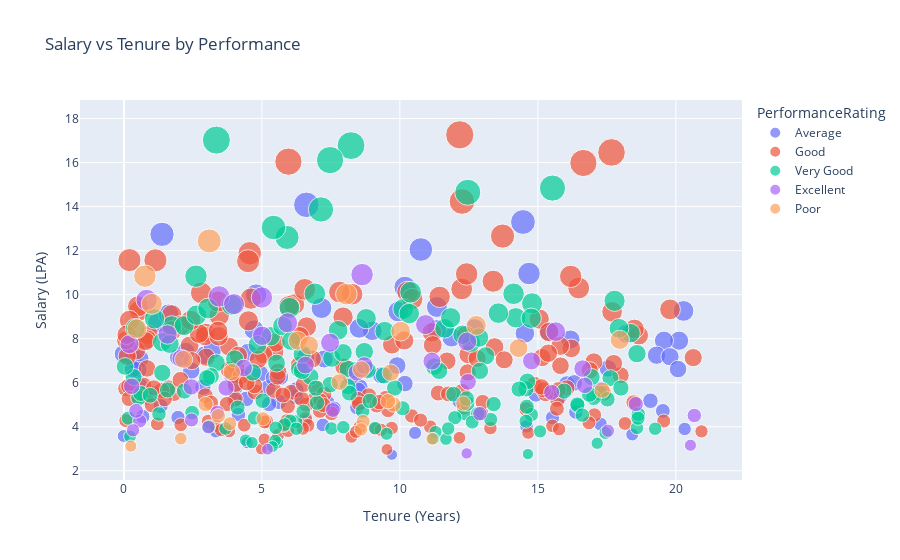

The notebook cell saved with this chart:
### Markdown cell above
###### Tenure vs Salary (Scatter Plot)
To analyze the relationship between experience and salary,
Highlights whether longer tenure leads to higher pay and how performance impacts salary.

### Code cell
#plt.figure(figsize=(8,5))
#sns.scatterplot(data=df,x="TenureYears",y="Salary_LPA",hue="PerformanceRating", palette="Set2", s=100 )
#plt.title("Salary vs Tenure Colored by Performance")
#plt.legend(title="PerformanceRating", bbox_to_anchor=(1.05, 1), loc='upper left')
#plt.xlabel("Tenure (Years)")
#plt.ylabel("Salary (LPA)")
#plt.show()

fig = px.scatter(
    df,
    x="TenureYears",
    y="Salary_LPA",
    color="PerformanceRating",
    size="Salary_LPA",
    hover_name="EmployeeName",
    title="Salary vs Tenure by Performance"
)
fig.update_layout(
    xaxis_title="Tenure (Years)",
    yaxis_title="Salary (LPA)"
)
fig.show()

### Figure 1 — Plotly figure (JSON) as saved in the notebook; plotly's stock layout.template omitted (floating-point values rounded to 4 significant figures; data arrays with more than 128 entries replaced by an {"elided": "..."} marker saying what was removed)
{"data": [{"hovertemplate": "<b>%{hovertext}</b><br><br>PerformanceRating=Average<br>TenureYears=%{x}<br>Salary_LPA=%{marker.size}<extra></extra>", "hovertext": ["Rahul Patel", "Vivaan Nair", "Pooja Gupta", "Neha Sharma", "Kavya Singh", "Siddharth Mehta", "Kunal Gupta", "Kunal Patel", "Kunal Gupta", "Aarav Patel", "Ananya Bose", "Rahul Bose", "Kunal Kapoor", "Arjun Reddy", "Ritika Nair", "Kavya Jain", "Vivaan Mishra", "Aditya Roy", "Aarav Reddy", "Nisha Singh", "Reyansh Jain", "Sai Kumar", "Aarav Patel", "Reyansh Mehta", "Kavya Patel", "Nisha Bose", "Aditya Kumar", "Vihaan Chatterjee", "Neha Mehta", "Kavya Kapoor", "Vihaan Iyer", "Saanvi Singh", "Rohan Reddy", "Arushi Nair", "Sunita Chatterjee", "Kavya Jain", "Ananya Das", "Ananya Mehta", "Vivaan Das", "Sunita Singh", "Nisha Reddy", "Priya Verma", "Nisha Gupta", "Kavya Kapoor", "Kunal Singh", "Vivaan Nair", "Aarav Verma", "Isha Sharma", "Saanvi Roy", "Meera Ghosh", "Karan Nair", "Vivaan Verma", "Neha Gupta", "Kavya Kapoor", "Rohan Roy", "Priya Gupta", "Saanvi Mishra", "Aadhya Mishra", "Kabir Kumar", "Vihaan Gupta", "Vivaan Jain", "Saanvi Mehta", "Meera Mehta", "Nisha Ghosh", "Pooja Das", "Reyansh Mishra", "Aarav Das", "Ananya Patel", "Meera Sharma", "Rahul Verma", "Arushi Verma", "Amit Chatterjee", "Rahul Iyer", "Aadhya Roy", "Kavya Malhotra", "Nisha Malhotra", "Meera Ghosh", "Siddharth Mehta", "Ankit Mishra", "Aarav Mehta", "Ritika Das", "Sai Verma", "Aarav Malhotra", "Nisha Malhotra", "Amit Iyer", "Saanvi Mehta", "Rahul Banerjee", "Amit Reddy", "Karan Bose", "Arushi Gupta", "Aditya Roy", "Sunita Chatterjee"], "legendgroup": "Average", "marker": {"color": "#636efa", "size": [5.94, 7.08, 5.35, 3.79, 5.37, 5.26, 5.86, 5.8, 8.23, 13.3, 7.91, 8.34, 8.41, 9.44, 5.76, 7.15, 6.65, 5.1, 6.42, 7.07, 14.08, 7.91, 6.62, 7.25, 8.36, 7.09, 12.74, 8.06, 5.18, 8.47, 7.31, 4.02, 7.96, 5.52, 7.16, 10.96, 8.73, 5.96, 3.9, 8.42, 10.34, 4.46, 8.46, 7.49, 5.68, 9.39, 4.42, 5.66, 4.94, 5.99, 7.42, 5.82, 7.37, 6.28, 5.48, 7.25, 6.34, 5.7, 5.21, 4.88, 4.83, 4.55, 4.41, 5.13, 5.8, 3.65, 6.21, 3.58, 4.67, 3.72, 6.26, 6.34, 9.23, 6.58, 8.24, 5.03, 9.26, 4.26, 12.05, 6.55, 7.18, 6.62, 6.78, 4.72, 6.62, 2.73, 4.12, 9.11, 5.18, 3.28, 10, 4.08], "sizemode": "area", "sizeref": 0.04315, "symbol": "circle"}, "mode": "markers", "name": "Average", "orientation": "v", "showlegend": true, "type": "scatter", "x": [16.05, 7.26, 6.24, 3.33, 15.79, 4.43, 0.58, 8.55, 18.22, 14.46, 20.12, 15.39, 4.71, 11.34, 5.21, 1.98, 17.54, 7.37, 4.93, 0.34, 6.61, 19.57, 8.77, 2.92, 9, 0.58, 1.38, 11.87, 12.16, 8.52, -0.02, 14.59, 16.18, 1.08, 6.58, 14.68, 1.23, 10.18, 20.32, 11.34, 10.18, 0.68, 12.7, 3.2, 6.24, 7.16, 1.96, 8.49, 1.33, 16.32, 2.24, 4.04, 4.5, 8.23, 14.93, 19.3, 3.92, 17.26, 4, 8.45, 7.61, 4.15, 15.53, 5.62, 2.86, 18.42, 5.43, -0.01, 16.38, 10.55, 5.66, 9.32, 9.94, 0.52, 14.53, 5.26, 20.28, 6.59, 10.76, 2.44, 19.79, 0.33, 9.9, 19.53, 20.08, 9.71, 17.27, 1.62, 19.08, 4.47, 4.79, 7.21], "xaxis": "x", "y": [5.94, 7.08, 5.35, 3.79, 5.37, 5.26, 5.86, 5.8, 8.23, 13.3, 7.91, 8.34, 8.41, 9.44, 5.76, 7.15, 6.65, 5.1, 6.42, 7.07, 14.08, 7.91, 6.62, 7.25, 8.36, 7.09, 12.74, 8.06, 5.18, 8.47, 7.31, 4.02, 7.96, 5.52, 7.16, 10.96, 8.73, 5.96, 3.9, 8.42, 10.34, 4.46, 8.46, 7.49, 5.68, 9.39, 4.42, 5.66, 4.94, 5.99, 7.42, 5.82, 7.37, 6.28, 5.48, 7.25, 6.34, 5.7, 5.21, 4.88, 4.83, 4.55, 4.41, 5.13, 5.8, 3.65, 6.21, 3.58, 4.67, 3.72, 6.26, 6.34, 9.23, 6.58, 8.24, 5.03, 9.26, 4.26, 12.05, 6.55, 7.18, 6.62, 6.78, 4.72, 6.62, 2.73, 4.12, 9.11, 5.18, 3.28, 10, 4.08], "yaxis": "y"}, {"hovertemplate": "<b>%{hovertext}</b><br><br>PerformanceRating=Good<br>TenureYears=%{x}<br>Salary_LPA=%{marker.size}<extra></extra>", "hovertext": {"elided": "194 str values"}, "legendgroup": "Good", "marker": {"color": "#EF553B", "size": {"elided": "194 float values"}, "sizemode": "area", "sizeref": 0.04315, "symbol": "circle"}, "mode": "markers", "name": "Good", "orientation": "v", "showlegend": true, "type": "scatter", "x": {"elided": "194 float values"}, "xaxis": "x", "y": {"elided": "194 float values"}, "yaxis": "y"}, {"hovertemplate": "<b>%{hovertext}</b><br><br>PerformanceRating=Very Good<br>TenureYears=%{x}<br>Salary_LPA=%{marker.size}<extra></extra>", "hovertext": {"elided": "144 str values"}, "legendgroup": "Very Good", "marker": {"color": "#00cc96", "size": {"elided": "144 float values"}, "sizemode": "area", "sizeref": 0.04315, "symbol": "circle"}, "mode": "markers", "name": "Very Good", "orientation": "v", "showlegend": true, "type": "scatter", "x": {"elided": "144 float values"}, "xaxis": "x", "y": {"elided": "144 float values"}, "yaxis": "y"}, {"hovertemplate": "<b>%{hovertext}</b><br><br>PerformanceRating=Excellent<br>TenureYears=%{x}<br>Salary_LPA=%{marker.size}<extra></extra>", "hovertext": ["Arjun Mishra", "Isha Malhotra", "Ankit Roy", "Aadhya Verma", "Priya Singh", "Rahul Gupta", "Kavya Nair", "Ankit Roy", "Kavya Patel", "Saanvi Verma", "Aarav Gupta", "Siddharth Das", "Aarav Patel", "Manish Mehta", "Ishaan Patel", "Ishaan Gupta", "Ishaan Sharma", "Ritika Patel", "Sai Jain", "Aarav Verma", "Rohan Roy", "Arushi Kapoor", "Reyansh Chatterjee", "Manish Kapoor", "Kavya Kapoor", "Ananya Patel", "Aadhya Roy", "Siddharth Reddy", "Rohan Iyer", "Ankit Jain", "Amit Chatterjee", "Kavya Mehta", "Ritika Malhotra", "Aadhya Singh", "Sai Reddy", "Kunal Bose", "Arushi Roy", "Ankit Jain", "Sai Verma", "Pooja Jain", "Aditya Gupta"], "legendgroup": "Excellent", "marker": {"color": "#ab63fa", "size": [3.98, 8.32, 8.19, 8.13, 3.82, 2.98, 6.8, 4.76, 7.1, 4.51, 9.92, 10.91, 4.26, 9.76, 6.64, 3.84, 6.99, 5.03, 2.79, 6.67, 3.16, 6.98, 9.57, 7.82, 5.56, 4.64, 5.81, 5.88, 5.84, 4.31, 5.76, 8.72, 4.72, 8.64, 9.87, 6.47, 7.75, 6.04, 6.78, 7.87, 4.59], "sizemode": "area", "sizeref": 0.04315, "symbol": "circle"}, "mode": "markers", "name": "Excellent", "orientation": "v", "showlegend": true, "type": "scatter", "x": [3.06, 15.65, 1.58, 5.01, 17.54, 5.2, 6.58, 7.57, 2.07, 20.67, 3.45, 8.63, 0.57, 0.82, 16.62, 0.33, 14.77, 18.55, 12.42, 4.34, 20.53, 11.16, 3.99, 7.47, 15.5, 3.38, 2.44, 16.7, 0.28, 2.45, 3.7, 5.93, 0.44, 10.93, 5, 8.44, 0.2, 12.47, 8.71, 12.44, 12.9], "xaxis": "x", "y": [3.98, 8.32, 8.19, 8.13, 3.82, 2.98, 6.8, 4.76, 7.1, 4.51, 9.92, 10.91, 4.26, 9.76, 6.64, 3.84, 6.99, 5.03, 2.79, 6.67, 3.16, 6.98, 9.57, 7.82, 5.56, 4.64, 5.81, 5.88, 5.84, 4.31, 5.76, 8.72, 4.72, 8.64, 9.87, 6.47, 7.75, 6.04, 6.78, 7.87, 4.59], "yaxis": "y"}, {"hovertemplate": "<b>%{hovertext}</b><br><br>PerformanceRating=Poor<br>TenureYears=%{x}<br>Salary_LPA=%{marker.size}<extra></extra>", "hovertext": ["Kavya Mishra", "Ankit Sharma", "Arushi Kumar", "Sai Roy", "Ankit Sharma", "Saanvi Gupta", "Vihaan Singh", "Kavya Sharma", "Pooja Chatterjee", "Vihaan Singh", "Pooja Mehta", "Pooja Verma", "Aadhya Verma", "Aarav Das", "Ankit Roy", "Ananya Verma", "Vivaan Patel", "Aditya Das", "Rohan Banerjee", "Aadhya Jain", "Kabir Gupta", "Kunal Mehta", "Arjun Jain", "Kabir Sharma", "Sai Sharma", "Aditya Bose", "Reyansh Singh", "Ananya Kapoor", "Nisha Malhotra"], "legendgroup": "Poor", "marker": {"color": "#FFA15A", "size": [6.48, 4.5, 12.44, 10.84, 7.57, 8.34, 4.24, 4.14, 7.91, 10.02, 9.58, 3.46, 7.7, 7.06, 5.06, 6.6, 3.88, 5.01, 6.03, 7.95, 3.45, 8.45, 5.03, 4.36, 6.46, 3.12, 5.66, 8.6, 5.16], "sizemode": "area", "sizeref": 0.04315, "symbol": "circle"}, "mode": "markers", "name": "Poor", "orientation": "v", "showlegend": true, "type": "scatter", "x": [3.91, 3.42, 3.09, 0.76, 14.3, 10.03, 8.67, 3.84, 6.3, 8.06, 1.01, 2.06, 6.71, 2.16, 12.3, 8.6, 8.59, 9.77, 7.81, 17.97, 11.17, 0.47, 2.96, 5.04, 9.67, 0.25, 17.33, 12.77, 9.57], "xaxis": "x", "y": [6.48, 4.5, 12.44, 10.84, 7.57, 8.34, 4.24, 4.14, 7.91, 10.02, 9.58, 3.46, 7.7, 7.06, 5.06, 6.6, 3.88, 5.01, 6.03, 7.95, 3.45, 8.45, 5.03, 4.36, 6.46, 3.12, 5.66, 8.6, 5.16], "yaxis": "y"}], "layout": {"legend": {"itemsizing": "constant", "title": {"text": "PerformanceRating"}, "tracegroupgap": 0}, "title": {"text": "Salary vs Tenure by Performance"}, "xaxis": {"anchor": "y", "domain": [0, 1], "title": {"text": "Tenure (Years)"}}, "yaxis": {"anchor": "x", "domain": [0, 1], "title": {"text": "Salary (LPA)"}}}}
